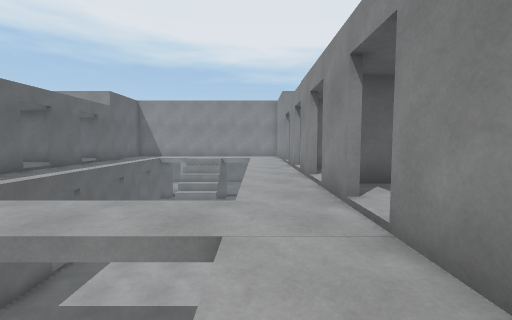
View 1 (above)

23 first-person views from a walk through a 3-D level made in the Unity game engine. The camera is 1.2 m above the floor, tilts 4° down and sees 90° across. The floor is counted in squares, 1 m on a side. Each view is taken from the middle of a square. On the plan, view 1 faces up. The plan holds only what a view shows up to about 12 squares ahead; the rest is blank. The place goes on beyond the plan.

View 2
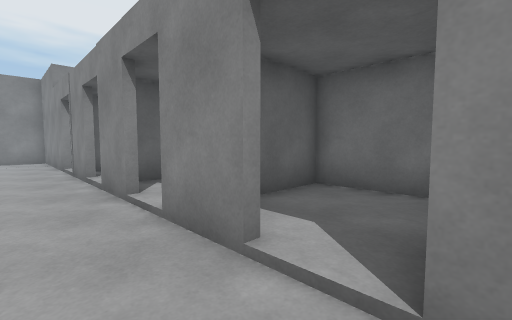

View 3
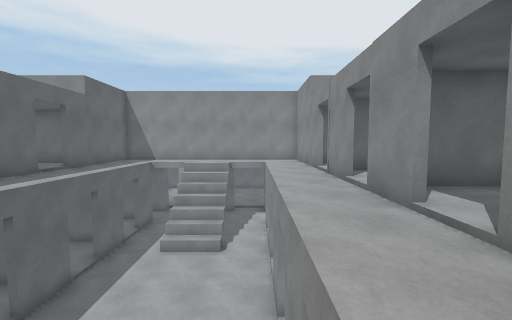

View 4
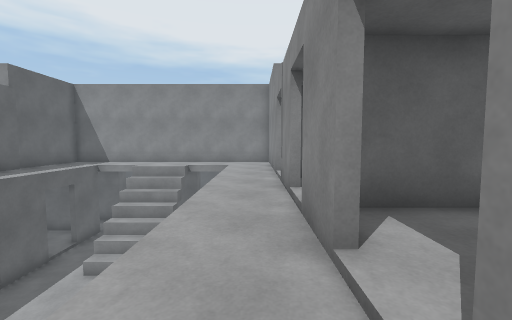

View 5
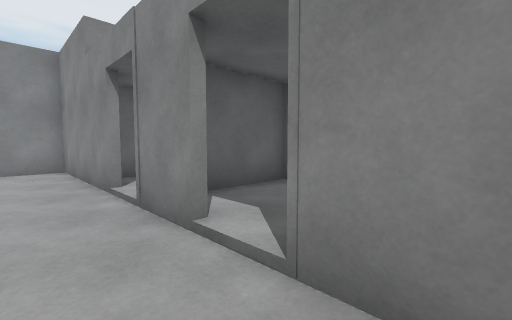

View 6
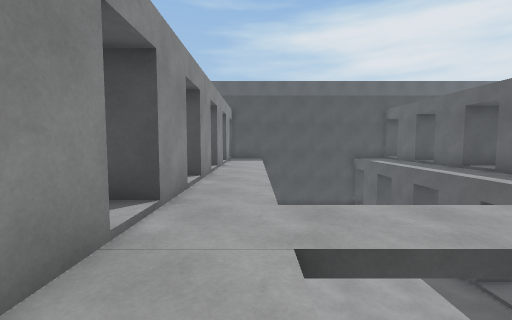

View 7
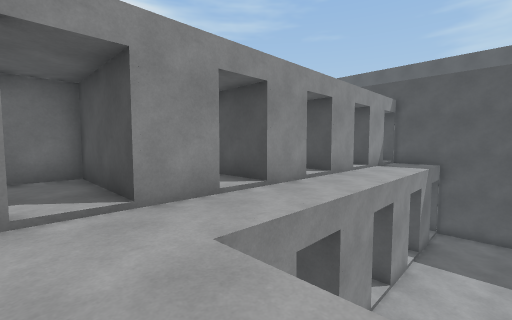

View 8
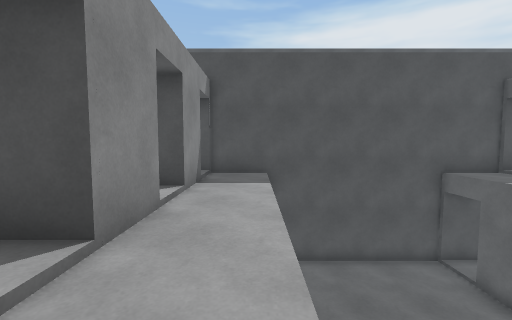

View 9
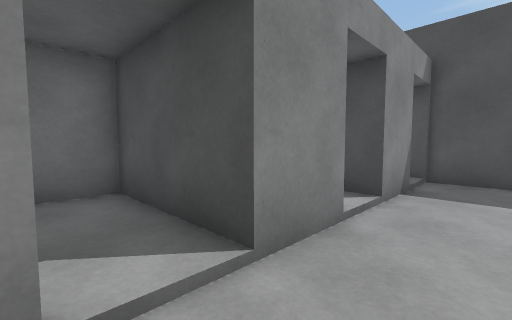

View 10
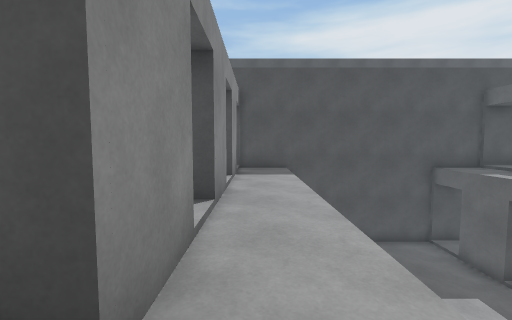

View 11
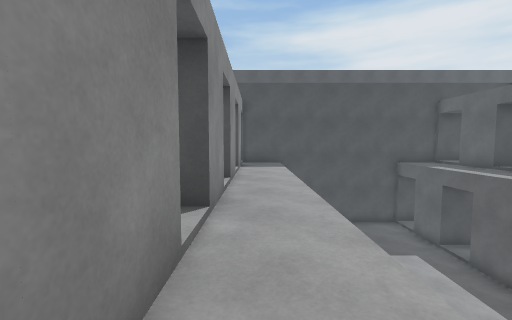

View 12
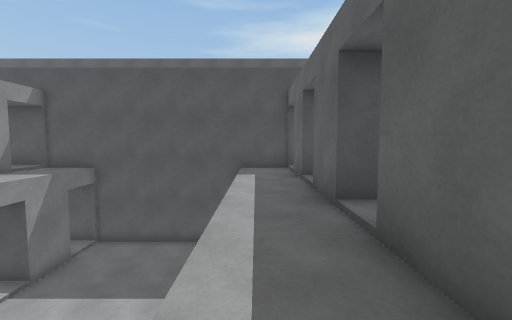

View 13
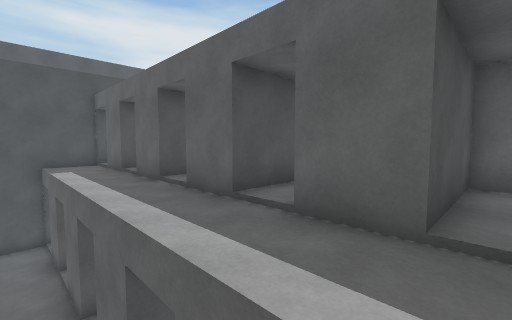

View 14
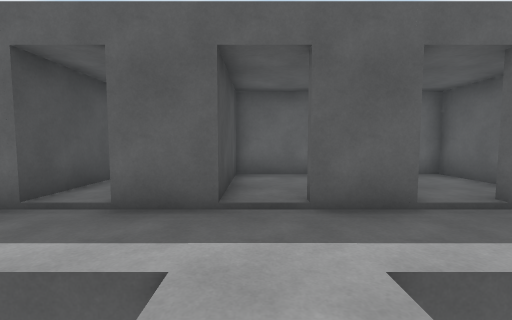

View 15
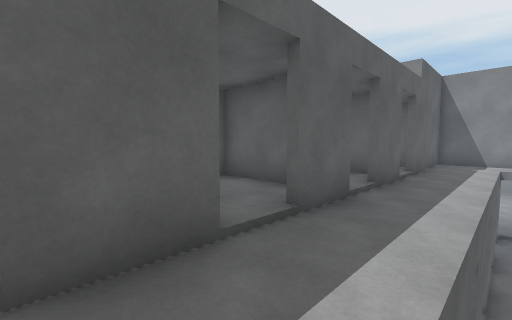

View 16
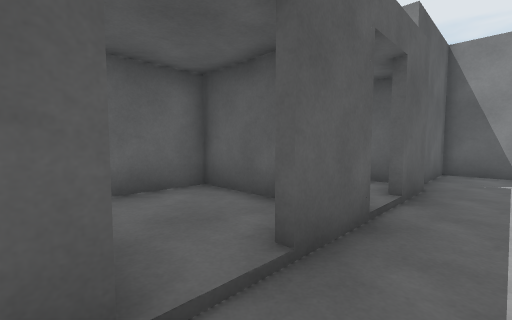

View 17
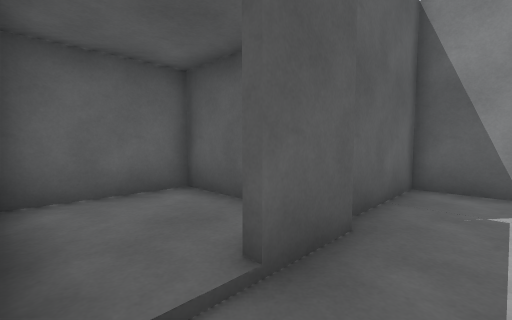

View 18
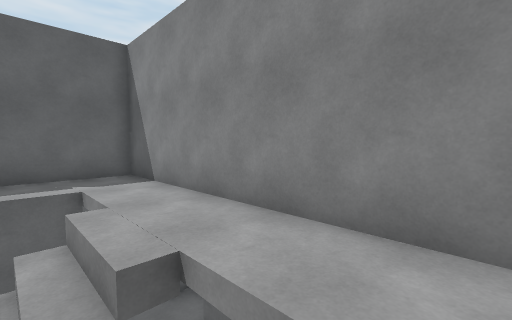

View 19
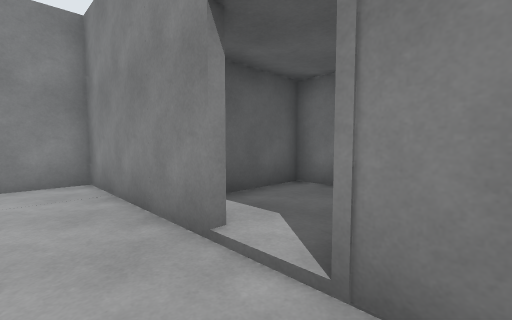

View 20
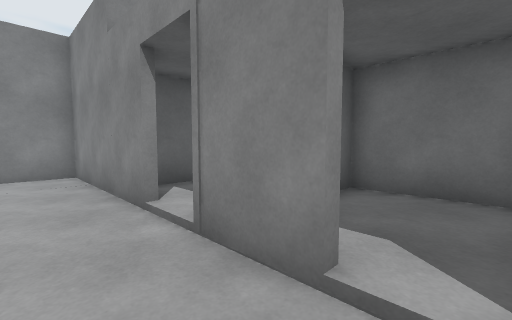

View 21
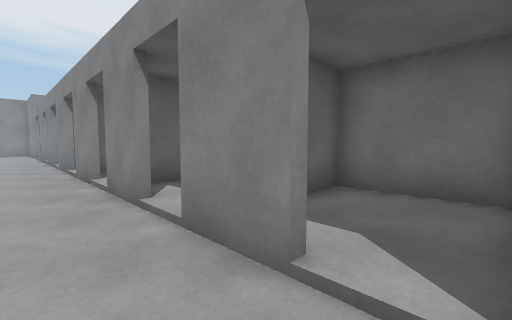

View 22
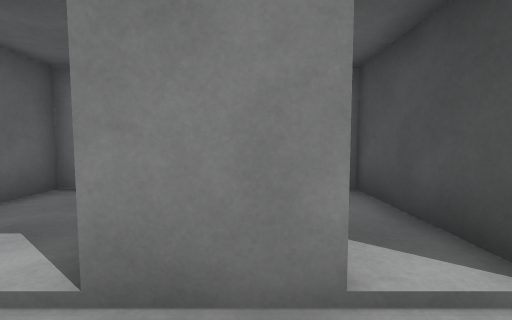

View 23
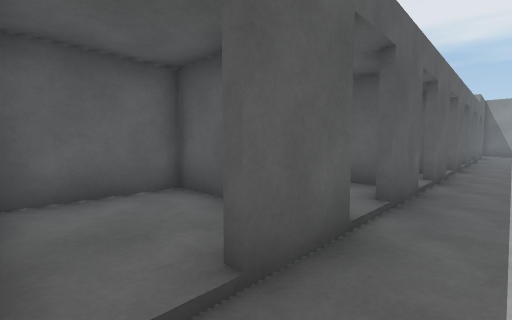

### Floor plan
Key: @ floor where view 1 was taken; # wall or solid block; . main floor; : floor 0.25 m higher than the main floor; - floor 3.5 m lower than the main floor; / step, stairs or slope; v drop or lower ground.
Columns run from 14 left of view 1 to 6 right of it. Each row starts with its distance up from view 1.
 22     #############
 21     #...........#
 20     #...........#
 19     #..--/..--..#
 18     #..--///  ..#
 17 ######.--///  ..#####
 16 #::::#.--///--..#:::#
 15 #::::..--///--../:: #
 14 ######.-------..#####
 13 #::::#.-------..#:::#
 12 #::::..-------../:::#
 11 #::::..-------../:::#
 10 ######.------ ..#####
  9  ::::#.------ ..#::
  8   :::..------ ../:
  7     ##.------ ..#####
  6 #:   #.-      ..#:::#
  5 #::::#./  ////..#:::#
  4 #::::.........../:::#
  3 ######.v vvvvv..#####
  2     :#.v      ..#
  1    ::..vvvvvv ../:
  0   ####.vvvvvv @.#####
 -1    ::#.vvvvvv ..#:::#
 -2     :#.v     v..#:::#
 -3     :..vvv  vv../:::#
 -4 ######.vvv vvv..#####
 -5 #::::#.vvv vvv..#:::#
 -6 #::::..vvvvvvv../:::#
 -7 #   # .vvvvvvv../####
 -8      #.vvvvvvv..##
 -9      #.vvvvvvv..#
-10     :..vvvvvvv../
-11    ###############

Positions as (right, up) in squares from view 1, and headings:
1: (0, 0), facing up
2: (0, 3), facing up-right
3: (-1, 4), facing up
4: (1, 6), facing up
5: (0, 9), facing up-right
6: (0, 8), facing down
7: (-3, 5), facing down-right
8: (0, -1), facing down
9: (0, -2), facing down-right
10: (1, 1), facing down
11: (1, 4), facing down
12: (-8, 1), facing down
13: (-6, 4), facing down-left
14: (-5, 4), facing left
15: (-7, 5), facing up-left
16: (-8, 10), facing up-left
17: (-8, 14), facing up-left
18: (0, 18), facing up-left
19: (0, 13), facing up-right
20: (0, 11), facing up-right
21: (0, -7), facing up-right
22: (0, -5), facing right
23: (-8, -7), facing up-left
